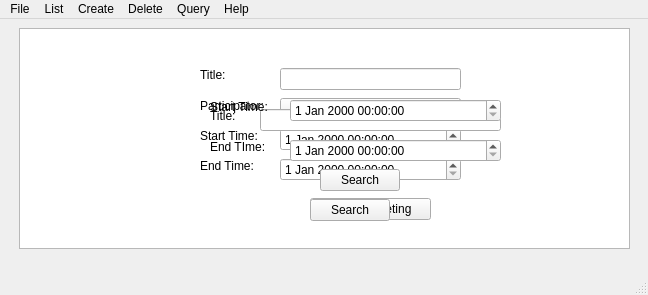
<?xml version="1.0" encoding="UTF-8"?>
<ui version="4.0">
 <class>MainWindow</class>
 <widget class="QMainWindow" name="MainWindow">
  <property name="geometry">
   <rect>
    <x>0</x>
    <y>0</y>
    <width>648</width>
    <height>295</height>
   </rect>
  </property>
  <property name="acceptDrops">
   <bool>true</bool>
  </property>
  <property name="windowTitle">
   <string>Agenda</string>
  </property>
  <widget class="QWidget" name="centralWidget">
   <widget class="QWidget" name="welcomewidget" native="true">
    <property name="geometry">
     <rect>
      <x>101</x>
      <y>30</y>
      <width>471</width>
      <height>191</height>
     </rect>
    </property>
    <widget class="QLabel" name="wel_label">
     <property name="geometry">
      <rect>
       <x>30</x>
       <y>90</y>
       <width>431</width>
       <height>51</height>
      </rect>
     </property>
     <property name="font">
      <font>
       <family>Purisa</family>
       <pointsize>18</pointsize>
       <weight>75</weight>
       <italic>true</italic>
       <bold>true</bold>
      </font>
     </property>
     <property name="text">
      <string>Welcome </string>
     </property>
     <property name="alignment">
      <set>Qt::AlignCenter</set>
     </property>
    </widget>
    <widget class="QLabel" name="label_2">
     <property name="geometry">
      <rect>
       <x>50</x>
       <y>20</y>
       <width>361</width>
       <height>61</height>
      </rect>
     </property>
     <property name="font">
      <font>
       <family>Purisa</family>
       <pointsize>26</pointsize>
       <weight>75</weight>
       <italic>true</italic>
       <bold>true</bold>
      </font>
     </property>
     <property name="text">
      <string>Agenda</string>
     </property>
     <property name="alignment">
      <set>Qt::AlignCenter</set>
     </property>
    </widget>
   </widget>
   <widget class="QTableView" name="tableView">
    <property name="geometry">
     <rect>
      <x>19</x>
      <y>9</y>
      <width>611</width>
      <height>221</height>
     </rect>
    </property>
   </widget>
   <widget class="QWidget" name="createmtwidget" native="true">
    <property name="geometry">
     <rect>
      <x>170</x>
      <y>9</y>
      <width>361</width>
      <height>221</height>
     </rect>
    </property>
    <widget class="QLabel" name="label_3">
     <property name="geometry">
      <rect>
       <x>30</x>
       <y>40</y>
       <width>59</width>
       <height>14</height>
      </rect>
     </property>
     <property name="text">
      <string>Title:</string>
     </property>
    </widget>
    <widget class="QLabel" name="label_4">
     <property name="geometry">
      <rect>
       <x>30</x>
       <y>70</y>
       <width>81</width>
       <height>16</height>
      </rect>
     </property>
     <property name="text">
      <string>Participator:</string>
     </property>
    </widget>
    <widget class="QLabel" name="label_5">
     <property name="geometry">
      <rect>
       <x>30</x>
       <y>100</y>
       <width>71</width>
       <height>16</height>
      </rect>
     </property>
     <property name="text">
      <string>Start Time:</string>
     </property>
    </widget>
    <widget class="QLabel" name="label_6">
     <property name="geometry">
      <rect>
       <x>30</x>
       <y>130</y>
       <width>71</width>
       <height>16</height>
      </rect>
     </property>
     <property name="text">
      <string>End Time:</string>
     </property>
    </widget>
    <widget class="QLineEdit" name="mtTitle">
     <property name="geometry">
      <rect>
       <x>110</x>
       <y>40</y>
       <width>181</width>
       <height>22</height>
      </rect>
     </property>
    </widget>
    <widget class="QPushButton" name="crtMtBtn">
     <property name="geometry">
      <rect>
       <x>140</x>
       <y>170</y>
       <width>121</width>
       <height>22</height>
      </rect>
     </property>
     <property name="text">
      <string>Create Meeting</string>
     </property>
    </widget>
    <widget class="QComboBox" name="parComboBox">
     <property name="geometry">
      <rect>
       <x>110</x>
       <y>70</y>
       <width>181</width>
       <height>22</height>
      </rect>
     </property>
    </widget>
    <widget class="QDateTimeEdit" name="startDT">
     <property name="geometry">
      <rect>
       <x>110</x>
       <y>100</y>
       <width>181</width>
       <height>23</height>
      </rect>
     </property>
    </widget>
    <widget class="QDateTimeEdit" name="endDT">
     <property name="geometry">
      <rect>
       <x>110</x>
       <y>130</y>
       <width>181</width>
       <height>23</height>
      </rect>
     </property>
    </widget>
    <zorder>label_3</zorder>
    <zorder>label_4</zorder>
    <zorder>label_5</zorder>
    <zorder>label_6</zorder>
    <zorder>mtTitle</zorder>
    <zorder>crtMtBtn</zorder>
    <zorder>parComboBox</zorder>
    <zorder>startDT</zorder>
    <zorder>endDT</zorder>
   </widget>
   <widget class="QWidget" name="searchwidget" native="true">
    <property name="geometry">
     <rect>
      <x>170</x>
      <y>20</y>
      <width>361</width>
      <height>211</height>
     </rect>
    </property>
    <widget class="QLineEdit" name="searchTitle">
     <property name="geometry">
      <rect>
       <x>90</x>
       <y>70</y>
       <width>241</width>
       <height>22</height>
      </rect>
     </property>
    </widget>
    <widget class="QLabel" name="label_7">
     <property name="geometry">
      <rect>
       <x>40</x>
       <y>70</y>
       <width>59</width>
       <height>14</height>
      </rect>
     </property>
     <property name="text">
      <string>Title:</string>
     </property>
    </widget>
    <widget class="QPushButton" name="searchBtn">
     <property name="geometry">
      <rect>
       <x>150</x>
       <y>130</y>
       <width>80</width>
       <height>22</height>
      </rect>
     </property>
     <property name="text">
      <string>Search</string>
     </property>
    </widget>
   </widget>
   <widget class="QWidget" name="searchwidget_2" native="true">
    <property name="geometry">
     <rect>
      <x>170</x>
      <y>20</y>
      <width>361</width>
      <height>211</height>
     </rect>
    </property>
    <widget class="QLabel" name="label_8">
     <property name="geometry">
      <rect>
       <x>40</x>
       <y>60</y>
       <width>81</width>
       <height>16</height>
      </rect>
     </property>
     <property name="text">
      <string>Start Time:</string>
     </property>
    </widget>
    <widget class="QPushButton" name="searchBtn_2">
     <property name="geometry">
      <rect>
       <x>140</x>
       <y>160</y>
       <width>80</width>
       <height>22</height>
      </rect>
     </property>
     <property name="text">
      <string>Search</string>
     </property>
    </widget>
    <widget class="QLabel" name="label_9">
     <property name="geometry">
      <rect>
       <x>40</x>
       <y>100</y>
       <width>81</width>
       <height>16</height>
      </rect>
     </property>
     <property name="text">
      <string>End TIme:</string>
     </property>
    </widget>
    <widget class="QDateTimeEdit" name="startDT_2">
     <property name="geometry">
      <rect>
       <x>120</x>
       <y>60</y>
       <width>211</width>
       <height>23</height>
      </rect>
     </property>
    </widget>
    <widget class="QDateTimeEdit" name="endDT_2">
     <property name="geometry">
      <rect>
       <x>120</x>
       <y>100</y>
       <width>211</width>
       <height>23</height>
      </rect>
     </property>
    </widget>
   </widget>
  </widget>
  <widget class="QMenuBar" name="menuBar">
   <property name="geometry">
    <rect>
     <x>0</x>
     <y>0</y>
     <width>648</width>
     <height>19</height>
    </rect>
   </property>
   <widget class="QMenu" name="menuFile">
    <property name="title">
     <string>File</string>
    </property>
    <addaction name="actionHome"/>
    <addaction name="separator"/>
    <addaction name="actionLogout"/>
    <addaction name="actionDelete"/>
    <addaction name="separator"/>
    <addaction name="actionExit"/>
   </widget>
   <widget class="QMenu" name="menuList">
    <property name="title">
     <string>List</string>
    </property>
    <addaction name="actionList"/>
    <addaction name="separator"/>
    <addaction name="actionList_All_Meetings"/>
    <addaction name="actionList_All_Sponsor_Meetings"/>
    <addaction name="actionList_All_Participant_Meetings"/>
   </widget>
   <widget class="QMenu" name="menuCreate">
    <property name="title">
     <string>Create</string>
    </property>
    <addaction name="actionCreate_A_Meeting"/>
   </widget>
   <widget class="QMenu" name="menuDelete">
    <property name="title">
     <string>Delete</string>
    </property>
    <addaction name="actionDelete_A_Meeting"/>
    <addaction name="actionDelete_All_Meetings"/>
   </widget>
   <widget class="QMenu" name="menuQuery">
    <property name="title">
     <string>Query</string>
    </property>
    <addaction name="actionQuery_Meeting_By_Title"/>
    <addaction name="actionQuery_Meeting_By_Time_Interval"/>
   </widget>
   <widget class="QMenu" name="menuHelp">
    <property name="title">
     <string>Help</string>
    </property>
    <addaction name="actionAbout"/>
   </widget>
   <addaction name="menuFile"/>
   <addaction name="menuList"/>
   <addaction name="menuCreate"/>
   <addaction name="menuDelete"/>
   <addaction name="menuQuery"/>
   <addaction name="menuHelp"/>
  </widget>
  <widget class="QStatusBar" name="statusBar"/>
  <action name="actionLogout">
   <property name="text">
    <string>Logout User</string>
   </property>
  </action>
  <action name="actionDelete">
   <property name="text">
    <string>Delete User</string>
   </property>
  </action>
  <action name="actionExit">
   <property name="text">
    <string>Exit</string>
   </property>
  </action>
  <action name="actionList">
   <property name="text">
    <string>List All User</string>
   </property>
  </action>
  <action name="actionList_All_Meetings">
   <property name="text">
    <string>List All Meetings</string>
   </property>
  </action>
  <action name="actionList_All_Sponsor_Meetings">
   <property name="text">
    <string>List All Sponsor Meetings</string>
   </property>
  </action>
  <action name="actionList_All_Participant_Meetings">
   <property name="text">
    <string>List All Participator Meetings</string>
   </property>
  </action>
  <action name="actionCreate_A_Meeting">
   <property name="text">
    <string>Create A Meeting</string>
   </property>
  </action>
  <action name="actionDelete_A_Meeting">
   <property name="text">
    <string>Delete A Meeting</string>
   </property>
  </action>
  <action name="actionDelete_All_Meetings">
   <property name="text">
    <string>Delete All Meetings</string>
   </property>
  </action>
  <action name="actionQuery_Meeting_By_Title">
   <property name="text">
    <string>Query Meeting By Title</string>
   </property>
  </action>
  <action name="actionQuery_Meeting_By_Time_Interval">
   <property name="text">
    <string>Query Meeting By Time Interval</string>
   </property>
  </action>
  <action name="actionGuide">
   <property name="text">
    <string>Guide</string>
   </property>
  </action>
  <action name="actionAbout">
   <property name="text">
    <string>About</string>
   </property>
  </action>
  <action name="actionHome">
   <property name="text">
    <string>Home</string>
   </property>
  </action>
 </widget>
 <layoutdefault spacing="6" margin="11"/>
 <resources/>
 <connections/>
</ui>
